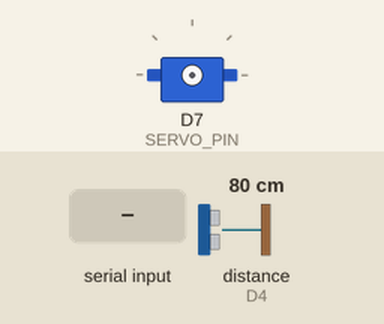
Bench run of a sketch on a simulated ESP8266 (Wemos D1 mini). Parts: servo. Wiring (inferred from the names in the program): ultrasonic range finder: trigger D3; echo D4. Inputs (shaded band) come from the test bench; at power-on: distance to the obstacle (sensor on D4) 80 cm. The echo pulse lasts 58.3 µs per cm; WiFi joins after 1.5 s; servers stay silent unless stated; uploads are accepted with an empty reply; what the sketch prints to the serial monitor is not drawn.

Above: at 4.1 s.
4.2 s: "5\n" received over Serial
5.7 s: "R90\n" received over Serial
At 6.2 s:
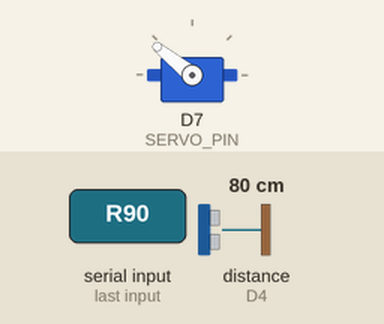
8.7 s: "90\n" received over Serial
At 9.7 s:
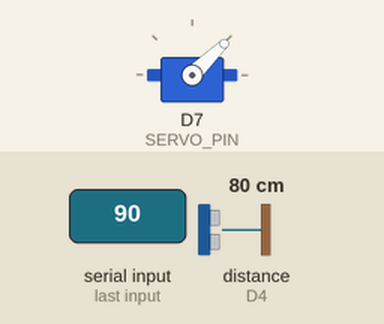
10.2 s: "R\n" received over Serial
At 10.8 s:
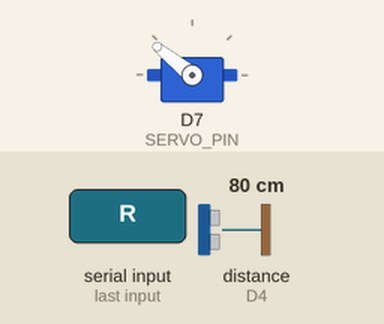
Timing chart, 0 to 13.2 s (numbered marks = the images above; inputs shaded):
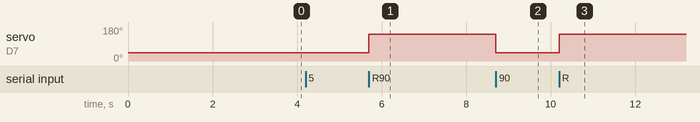

Measured:
- after the input at 5.7 s, servo on D7 (SERVO_PIN): 44° → 141° at once
- after the input at 8.7 s, servo on D7 (SERVO_PIN): 141° → 44° at once
- after the input at 10.2 s, servo on D7 (SERVO_PIN): 44° → 141° at once

The sketch:

wemos_receiver_no_shield2.ino
```cpp
/*
 * ================================================================
 * WeMos D1 R1 — Receiver + Feeder (NO Sensor Shield)
 * = wemos_receiver_no_shield2 (Arduino sensors → sensor_api.php)
 * + wemos_feeder (HC-SR04 + continuous servo)
 * ================================================================
 * Board: LOLIN(WEMOS) D1 R1  ← select in Arduino IDE
 *
 * ----------------------------------------------------------------
 * PINS (no conflicts)
 *   SoftSerial (Arduino):  D5 RX ← Uno D10 (1k/2k divider)
 *                          D6 TX → Uno D11
 *   HC-SR04:               D3 Trig | D4 Echo
 *   Servo:                 D7 SIG  (external 5–6V + common GND)
 *   USB Serial:            hardware RX/TX only (115200)
 *
 * ----------------------------------------------------------------
 * EXTERNAL 5V SUPPLY → WEMOS D1 R1 (required for servo + sensors)
 * Use a 5V wall adapter / power bank / buck converter (≥2A).
 * Do NOT power the servo from USB / WeMos 5V pin alone.
 *
 *   Adapter RED  (+5V)  → WeMos  5V pin   (the 5V pin, NEVER 3.3V)
 *   Adapter BLACK (GND) → WeMos  GND pin
 *
 * Then share that SAME 5V and GND with the feeder parts:
 *
 *   +5V rail (all RED together):
 *     Adapter +5V ──┬── WeMos 5V
 *                   ├── Servo RED
 *                   └── HC-SR04 VCC
 *
 *   GND rail (all BLACK / BROWN together) — required:
 *     Adapter GND ──┬── WeMos GND
 *                   ├── Servo BROWN
 *                   ├── HC-SR04 GND
 *                   └── Arduino GND  (SoftSerial common ground)
 *
 *   Signal only (no power):
 *     Servo YELLOW  → WeMos D7
 *     HC-SR04 Trig  → WeMos D3 y
 *     HC-SR04 Echo  → WeMos D4  (Echo is 5V: use 1k/2k divider if needed) w
 *
 *
 * USB WHILE POWERED:
 *   OK to plug USB for Serial Monitor IF adapter GND is already common.
 *   If the board resets or gets hot: unplug USB and use only the 5V adapter,
 *   or unplug the adapter 5V wire and use USB only for code upload.
 *
 * NEVER:
 *   - Put 5V on the 3.3V pin (kills ESP8266)
 *   - Skip common GND (servo/ultrasonic will glitch, HTTP -1, random resets)
 *   - Feed VIN with 5V AND 5V pin at the same time from two supplies
 *
 * Serial servo commands (USB monitor, Newline):
 *   L / L45      → same as Feeding Servo ON  (spin ~45° left)
 *   R / R45      → same as Feeding Servo OFF (spin ~45° right)
 *   L90 / R90    → custom degrees (1–180)
 *   0            → force STOP / OFF
 *
 * HOW IT WORKS:
 *   1. Arduino SoftSerial every ~5s → POST sensor_api.php
 *   2. Ultrasonic every 5s → Serial + POST feeder_api.php (website)
 *   3. Website Servo ON → spin LEFT (L); Servo OFF → spin RIGHT (R)
 *      (WeMos polls servo_cmd_api.php)
 *   4. USB Serial still accepts: L / R / L90 / R45 / 1–180 / 0
 * ================================================================
 */

#include <ESP8266WiFi.h>
#include <ESP8266HTTPClient.h>
#include <WiFiClient.h>
#include <SoftwareSerial.h>
#include <Servo.h>

// ── Wi-Fi Credentials ────────────────────────────────────────────
const char* WIFI_SSID     = "thiss";
const char* WIFI_PASSWORD = "123456789";

// ── Server / Database Endpoint (live Hostinger VPS) ──────────────
// Public site: http://187.77.139.246  (use shrimplysmart.online later when DNS works)
// WeMos Wi-Fi must have internet (phone hotspot → mobile data ON).
// Use http:// not https:// — ESP8266 HTTPClient here is HTTP-only.
const char* SERVER_URL    = "http://187.77.139.246/sensor_api.php";
const char* FEEDER_URL    = "http://187.77.139.246/feeder_api.php";
const char* SERVO_CMD_URL = "http://187.77.139.246/servo_cmd_api.php";

// ── SoftSerial (Arduino ↔ WeMos) — D5 / D6 ───────────────────────
#define SW_RX_PIN D5
#define SW_TX_PIN D6
SoftwareSerial arduinoSerial(SW_RX_PIN, SW_TX_PIN);
#define ARDUINO_BAUD 9600

// ── Feeder: ultrasonic + servo — D3 / D4 / D7 ────────────────────
#define TRIG_PIN  D3
#define ECHO_PIN  D4
#define SERVO_PIN D7

const int STOP_US = 1500;
const int SPIN_LEFT_US  = 1000;   // L / website Servo ON
const int SPIN_RIGHT_US = 2000;   // R / website Servo OFF
const int SPIN_DEGREES = 45;      // website + Serial L/R → L45 / R45
const float MS_PER_DEGREE = 10;   // 160° → 1600 ms. Raise if rotation is short.
const unsigned long DISTANCE_INTERVAL_MS = 5000;
const unsigned long SERVO_CMD_POLL_MS = 1500;

String receivedLine = "";
String usbSerialBuffer = "";
unsigned long lastWifiAttempt = 0;
unsigned long lastDistanceMs = 0;
unsigned long lastServoCmdPollMs = 0;
bool servoBusy = false;
String lastMotorState = "OFF";
long lastWebServoCmdId = 0;
bool pendingLeft = false;
bool pendingRight = false;

Servo feederServo;

// ── Wi-Fi ─────────────────────────────────────────────────────────
void connectWiFi() {
  if (WiFi.status() == WL_CONNECTED) return;

  Serial.print("[WiFi] Connecting to \"");
  Serial.print(WIFI_SSID);
  Serial.print("\"");
  WiFi.mode(WIFI_STA);
  WiFi.begin(WIFI_SSID, WIFI_PASSWORD);

  int tries = 0;
  while (WiFi.status() != WL_CONNECTED && tries < 20) {
    delay(500);
    Serial.print(".");
    tries++;
  }

  if (WiFi.status() == WL_CONNECTED) {
    Serial.println("\n[WiFi] Connected!");
    Serial.print("[WiFi] IP Address: ");
    Serial.println(WiFi.localIP());
  } else {
    Serial.println("\n[WiFi] FAILED — will retry later. Sensor display still works.");
  }
  lastWifiAttempt = millis();
}

// ── Feeder helpers (from wemos_feeder) ────────────────────────────
float readDistanceCm() {
  digitalWrite(TRIG_PIN, LOW);
  delayMicroseconds(2);
  digitalWrite(TRIG_PIN, HIGH);
  delayMicroseconds(10);
  digitalWrite(TRIG_PIN, LOW);

  unsigned long duration = pulseIn(ECHO_PIN, HIGH, 30000UL);
  if (duration == 0) return -1.0;

  float cm = duration * 0.0343 / 2.0;
  if (cm < 2.0 || cm > 400.0) return -1.0;
  return cm;
}

void sendFeederTelemetry(float cm) {
  if (WiFi.status() != WL_CONNECTED) {
    Serial.println("[FEEDER] WiFi down — skip website upload.");
    return;
  }

  WiFiClient client;
  HTTPClient http;
  http.setTimeout(1500);
  http.begin(client, FEEDER_URL);
  http.addHeader("Content-Type", "application/x-www-form-urlencoded");

  String postBody = "device_id=wemos-feeder&motor_state=" + lastMotorState;
  if (cm >= 0) {
    postBody += "&distance_cm=";
    postBody += String(cm, 1);
  }

  int httpCode = http.POST(postBody);
  Serial.print("[FEEDER] HTTP ");
  Serial.println(httpCode);
  if (httpCode > 0) {
    Serial.print("[FEEDER] ");
    Serial.println(http.getString());
  }
  http.end();
}

void printDistance() {
  float cm = readDistanceCm();
  Serial.println("---- Ultrasonic ----");
  if (cm < 0) {
    Serial.println("Distance: out of range / no echo");
  } else {
    Serial.print("Distance: ");
    Serial.print(cm, 1);
    Serial.println(" cm");
  }
  Serial.println("--------------------");
  sendFeederTelemetry(cm);
}

void servoOff() {
  feederServo.detach();
  pinMode(SERVO_PIN, OUTPUT);
  digitalWrite(SERVO_PIN, LOW);
}

void servoHardStop() {
  // Cut the PWM immediately. Holding 1500 us after a spin makes
  // continuous servos creep another ~30° because 1500 is rarely true-stop.
  servoOff();
  lastMotorState = "OFF";
  Serial.println("Servo STOP / OFF");
}

void feedSpin(int degrees, int spinUs) {
  degrees = constrain(degrees, 1, 180);
  unsigned long spinMs = (unsigned long)(degrees * MS_PER_DEGREE);

  servoBusy = true;
  lastMotorState = (spinUs < STOP_US) ? "ON" : "OFF";

  Serial.print(spinUs < STOP_US ? "L→R spin ~" : "R→L spin ~");
  Serial.print(degrees);
  Serial.print(" deg for ");
  Serial.print(spinMs);
  Serial.println(" ms");

  feederServo.attach(SERVO_PIN);
  feederServo.writeMicroseconds(spinUs);
  delay(spinMs);
  servoOff();   // stop here — no extra 1500 us "park" twitch

  servoBusy = false;
  Serial.println("Done. Servo stopped. Ready.");
}

void handleUsbServoSerial() {
  while (Serial.available() > 0) {
    char c = Serial.read();

    if (c == '\n' || c == '\r') {
      usbSerialBuffer.trim();
      if (usbSerialBuffer.length() > 0) {
        if (servoBusy) {
          Serial.println("Busy — wait for stop.");
          usbSerialBuffer = "";
          continue;
        }

        int spinUs = SPIN_LEFT_US;
        String arg = usbSerialBuffer;
        char dir = toupper(arg.charAt(0));
        if (dir == 'L' || dir == 'R') {
          spinUs = (dir == 'L') ? SPIN_LEFT_US : SPIN_RIGHT_US;
          arg = arg.substring(1);
          arg.trim();
          if (arg.length() == 0) arg = String(SPIN_DEGREES);
        }

        bool valid = arg.length() > 0;
        for (unsigned int i = 0; i < arg.length(); i++) {
          if (!isDigit(arg.charAt(i))) {
            valid = false;
            break;
          }
        }

        if (valid) {
          int value = arg.toInt();
          if (value == 0) {
            servoHardStop();
          } else if (value >= 1 && value <= 180) {
            feedSpin(value, spinUs);
          } else {
            Serial.println("Use L, R, L90, R45, 1–180, or 0 (stop).");
          }
        } else {
          Serial.println("Use L, R, L90, R45, 1–180, or 0 (stop).");
        }
      }
      usbSerialBuffer = "";
    } else {
      usbSerialBuffer += c;
      if (usbSerialBuffer.length() > 8) usbSerialBuffer = "";
    }
  }
}

void syncLastWebServoCmdId() {
  if (WiFi.status() != WL_CONNECTED) return;
  WiFiClient client;
  HTTPClient http;
  http.setTimeout(1500);
  if (!http.begin(client, SERVO_CMD_URL)) return;
  int code = http.GET();
  if (code == 200) {
    String body = http.getString();
    body.trim();
    int idIdx = body.indexOf("id=");
    if (idIdx >= 0) {
      int amp = body.indexOf('&', idIdx);
      String idStr = (amp > idIdx) ? body.substring(idIdx + 3, amp) : body.substring(idIdx + 3);
      lastWebServoCmdId = idStr.toInt();
      Serial.print("[ServoCmd] synced last id=");
      Serial.println(lastWebServoCmdId);
    }
  }
  http.end();
}

void pollWebServoCommands() {
  if (servoBusy || WiFi.status() != WL_CONNECTED) return;

  WiFiClient client;
  HTTPClient http;
  http.setTimeout(1500);
  if (!http.begin(client, SERVO_CMD_URL)) return;
  int code = http.GET();
  if (code == 200) {
    String body = http.getString();
    body.trim();
    int idIdx = body.indexOf("id=");
    int stateIdx = body.indexOf("state=");
    if (idIdx >= 0 && stateIdx >= 0) {
      int amp = body.indexOf('&', idIdx);
      long id = ((amp > idIdx) ? body.substring(idIdx + 3, amp) : body.substring(idIdx + 3)).toInt();
      String state = body.substring(stateIdx + 6);
      int ampState = state.indexOf('&');
      if (ampState >= 0) state = state.substring(0, ampState);
      state.toUpperCase();
      state.trim();

      if (id > lastWebServoCmdId) {
        lastWebServoCmdId = id;
        Serial.print("[WEB] New command id=");
        Serial.print(id);
        Serial.print(" state=");
        Serial.print(state);
        int cmdIdx = body.indexOf("cmd=");
        if (cmdIdx >= 0) {
          Serial.print(" cmd=");
          Serial.print(body.substring(cmdIdx + 4));
        }
        Serial.println();
        if (state == "ON") {
          pendingLeft = true;
          pendingRight = false;
        } else if (state == "OFF") {
          pendingRight = true;
          pendingLeft = false;
        }
      }
    }
  } else {
    Serial.print("[WEB] servo_cmd_api HTTP ");
    Serial.println(code);
  }
  http.end();
}

void runPendingServoJobs() {
  if (servoBusy) return;
  if (pendingLeft) {
    pendingLeft = false;
    Serial.println("[Web] Servo ON → L45");
    feedSpin(SPIN_DEGREES, SPIN_LEFT_US);
    return;
  }
  if (pendingRight) {
    pendingRight = false;
    Serial.println("[Web] Servo OFF → R45");
    feedSpin(SPIN_DEGREES, SPIN_RIGHT_US);
  }
}

// ── Parse sensor packet ───────────────────────────────────────────
String extractValue(String data, String key) {
  String search = key + ":";
  int startIdx = data.indexOf(search);
  if (startIdx == -1) return "NULL";
  startIdx += search.length();
  int endIdx = data.indexOf(",", startIdx);
  if (endIdx == -1) endIdx = data.length();
  return data.substring(startIdx, endIdx);
}

void sendToDatabase(String temp, String ph, String ntu, String tds) {
  if (WiFi.status() != WL_CONNECTED) {
    if (millis() - lastWifiAttempt > 30000) {
      connectWiFi();
    }
    if (WiFi.status() != WL_CONNECTED) {
      Serial.println("[WiFi] Not connected — skipping upload.");
      return;
    }
  }

  WiFiClient client;
  HTTPClient http;
  http.setTimeout(1500);

  http.begin(client, SERVER_URL);
  http.addHeader("Content-Type", "application/x-www-form-urlencoded");

  String postBody = "temperature=" + temp
                  + "&ph="         + ph
                  + "&turbidity="  + ntu
                  + "&tds="        + tds;

  int httpCode = http.POST(postBody);

  Serial.print("[HTTP] Response code: ");
  Serial.println(httpCode);

  if (httpCode == 200) {
    Serial.print("[HTTP] ");
    Serial.println(http.getString());
  } else {
    Serial.print("[HTTP] Failed: ");
    Serial.println(http.getString());
  }

  http.end();
}

void handleArduinoSerial() {
  while (arduinoSerial.available() > 0) {
    char c = arduinoSerial.read();

    if (c == '\n') {
      receivedLine.trim();

      if (receivedLine.length() > 0 && receivedLine.startsWith("TEMP:")) {
        Serial.println("---- New Reading ----");
        Serial.println("Raw: " + receivedLine);

        String temp = extractValue(receivedLine, "TEMP");
        String ph   = extractValue(receivedLine, "PH");
        String ntu  = extractValue(receivedLine, "NTU");
        String tds  = extractValue(receivedLine, "TDS");

        Serial.println("Temperature : " + temp + " C");
        Serial.println("pH          : " + ph);
        Serial.println("Turbidity   : " + ntu + " NTU");
        Serial.println("TDS         : " + tds + " ppm");
        Serial.println("---------------------");

        sendToDatabase(temp, ph, ntu, tds);
      }

      receivedLine = "";
    } else {
      receivedLine += c;
    }
  }
}

void setup() {
  Serial.begin(115200);
  arduinoSerial.begin(ARDUINO_BAUD);
  delay(1000);

  pinMode(TRIG_PIN, OUTPUT);
  pinMode(ECHO_PIN, INPUT);
  digitalWrite(TRIG_PIN, LOW);

  servoHardStop();

  Serial.println("\n================================");
  Serial.println("WeMos Receiver + Feeder");
  Serial.println("Pairs with: all_sensors_no_shield2");
  Serial.println("================================");
  Serial.println("Pins (no conflict):");
  Serial.println("  SoftSerial D5/D6 | Trig D3 | Echo D4 | Servo D7");
  Serial.println("Arduino link:");
  Serial.println("  Uno D10 → WeMos D5 (divider) | Uno D11 → D6 | GND");
  Serial.println("Servo USB cmds: L, R, L90, R45, 1-180, 0");
  Serial.println("--------------------------------");

  connectWiFi();
  Serial.print("[HTTP] Sensors → ");
  Serial.println(SERVER_URL);
  Serial.print("[HTTP] Feeder  → ");
  Serial.println(FEEDER_URL);
  Serial.print("[HTTP] Servo   → ");
  Serial.println(SERVO_CMD_URL);
  Serial.println("[WEB] Polling servo_cmd_api.php every 1.5s");
  Serial.println("[WEB] If you do NOT see this line, you uploaded the wrong tab (sketch_sepNNa).");
  Serial.println("[WEB] File → Open: arduino_practice/wemos_receiver_no_shield/wemos_receiver_no_shield2.ino");

  printDistance();
  lastDistanceMs = millis();
  syncLastWebServoCmdId();

  Serial.println("Waiting for Arduino + website servo + USB cmds...");
  Serial.println("After upload, click Servo ON on the website once more.");
  Serial.println("--------------------------------");
}

void loop() {
  handleUsbServoSerial();
  handleArduinoSerial();
  runPendingServoJobs();

  unsigned long now = millis();
  if (!servoBusy && (now - lastServoCmdPollMs >= SERVO_CMD_POLL_MS)) {
    lastServoCmdPollMs = now;
    pollWebServoCommands();
  }
  if (!servoBusy && (now - lastDistanceMs >= DISTANCE_INTERVAL_MS)) {
    lastDistanceMs = now;
    printDistance();
  }
}
```
